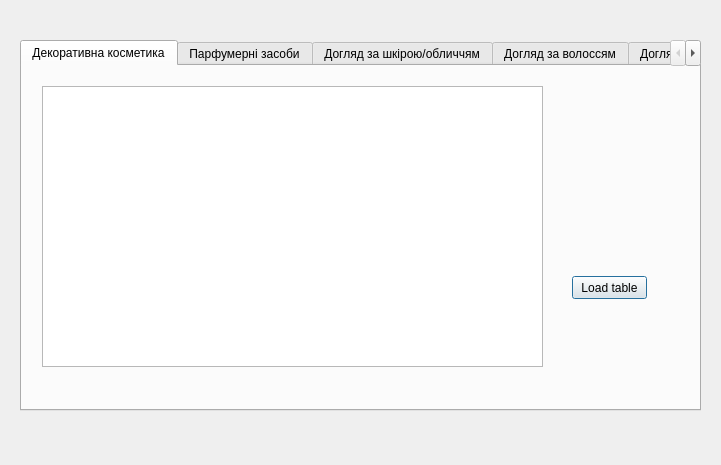
<?xml version="1.0" encoding="UTF-8"?>
<ui version="4.0">
 <class>main_window</class>
 <widget class="QDialog" name="main_window">
  <property name="geometry">
   <rect>
    <x>0</x>
    <y>0</y>
    <width>721</width>
    <height>465</height>
   </rect>
  </property>
  <property name="windowTitle">
   <string>Dialog</string>
  </property>
  <widget class="QTabWidget" name="tabWidget">
   <property name="geometry">
    <rect>
     <x>20</x>
     <y>40</y>
     <width>681</width>
     <height>371</height>
    </rect>
   </property>
   <property name="currentIndex">
    <number>0</number>
   </property>
   <widget class="QWidget" name="tab">
    <attribute name="title">
     <string>Декоративна косметика</string>
    </attribute>
    <widget class="QTableView" name="tableView">
     <property name="geometry">
      <rect>
       <x>20</x>
       <y>20</y>
       <width>501</width>
       <height>281</height>
      </rect>
     </property>
    </widget>
    <widget class="QPushButton" name="pushButton">
     <property name="geometry">
      <rect>
       <x>550</x>
       <y>210</y>
       <width>75</width>
       <height>23</height>
      </rect>
     </property>
     <property name="text">
      <string>Load table</string>
     </property>
    </widget>
   </widget>
   <widget class="QWidget" name="tab_2">
    <attribute name="title">
     <string>Парфумерні засоби</string>
    </attribute>
   </widget>
   <widget class="QWidget" name="tab_3">
    <attribute name="title">
     <string>Догляд за шкірою/обличчям</string>
    </attribute>
   </widget>
   <widget class="QWidget" name="tab_4">
    <attribute name="title">
     <string>Догляд за волоссям</string>
    </attribute>
   </widget>
   <widget class="QWidget" name="tab_5">
    <attribute name="title">
     <string>Догляд за нігтями</string>
    </attribute>
   </widget>
  </widget>
 </widget>
 <resources/>
 <connections/>
</ui>
